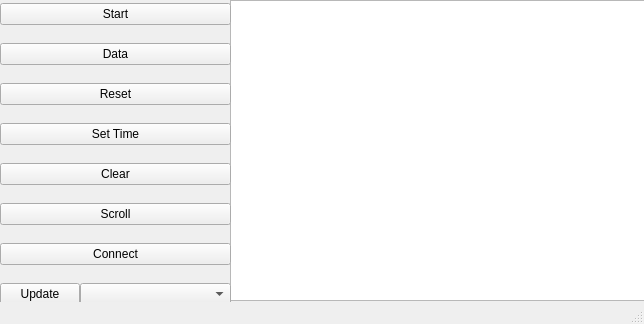
<?xml version="1.0" encoding="UTF-8"?>
<ui version="4.0">
 <class>MainWindow</class>
 <widget class="QMainWindow" name="MainWindow">
  <property name="geometry">
   <rect>
    <x>0</x>
    <y>0</y>
    <width>644</width>
    <height>324</height>
   </rect>
  </property>
  <property name="windowTitle">
   <string>MainWindow</string>
  </property>
  <widget class="QWidget" name="centralwidget">
   <widget class="QListWidget" name="list">
    <property name="geometry">
     <rect>
      <x>230</x>
      <y>0</y>
      <width>451</width>
      <height>301</height>
     </rect>
    </property>
    <property name="batchSize">
     <number>100</number>
    </property>
   </widget>
   <widget class="QWidget" name="verticalLayoutWidget">
    <property name="geometry">
     <rect>
      <x>0</x>
      <y>0</y>
      <width>231</width>
      <height>309</height>
     </rect>
    </property>
    <layout class="QVBoxLayout" name="Panel">
     <property name="spacing">
      <number>15</number>
     </property>
     <item>
      <widget class="QPushButton" name="StartButton">
       <property name="text">
        <string>Start</string>
       </property>
      </widget>
     </item>
     <item>
      <widget class="QPushButton" name="dataButton">
       <property name="text">
        <string>Data</string>
       </property>
      </widget>
     </item>
     <item>
      <widget class="QPushButton" name="resetButton">
       <property name="text">
        <string>Reset</string>
       </property>
      </widget>
     </item>
     <item>
      <widget class="QPushButton" name="settimeButton">
       <property name="text">
        <string>Set Time</string>
       </property>
      </widget>
     </item>
     <item>
      <widget class="QPushButton" name="ClearButton">
       <property name="text">
        <string>Clear</string>
       </property>
      </widget>
     </item>
     <item>
      <widget class="QPushButton" name="scrollButton">
       <property name="text">
        <string>Scroll</string>
       </property>
      </widget>
     </item>
     <item>
      <widget class="QPushButton" name="ConnectButton">
       <property name="text">
        <string>Connect</string>
       </property>
      </widget>
     </item>
     <item>
      <layout class="QHBoxLayout" name="horizontalLayout" stretch="1,5">
       <property name="spacing">
        <number>0</number>
       </property>
       <item>
        <widget class="QPushButton" name="updateButton">
         <property name="text">
          <string>Update</string>
         </property>
        </widget>
       </item>
       <item>
        <widget class="QComboBox" name="comboBox"/>
       </item>
      </layout>
     </item>
    </layout>
   </widget>
  </widget>
  <widget class="QMenuBar" name="menubar">
   <property name="geometry">
    <rect>
     <x>0</x>
     <y>0</y>
     <width>644</width>
     <height>22</height>
    </rect>
   </property>
  </widget>
  <widget class="QStatusBar" name="statusbar"/>
 </widget>
 <resources/>
 <connections/>
</ui>
